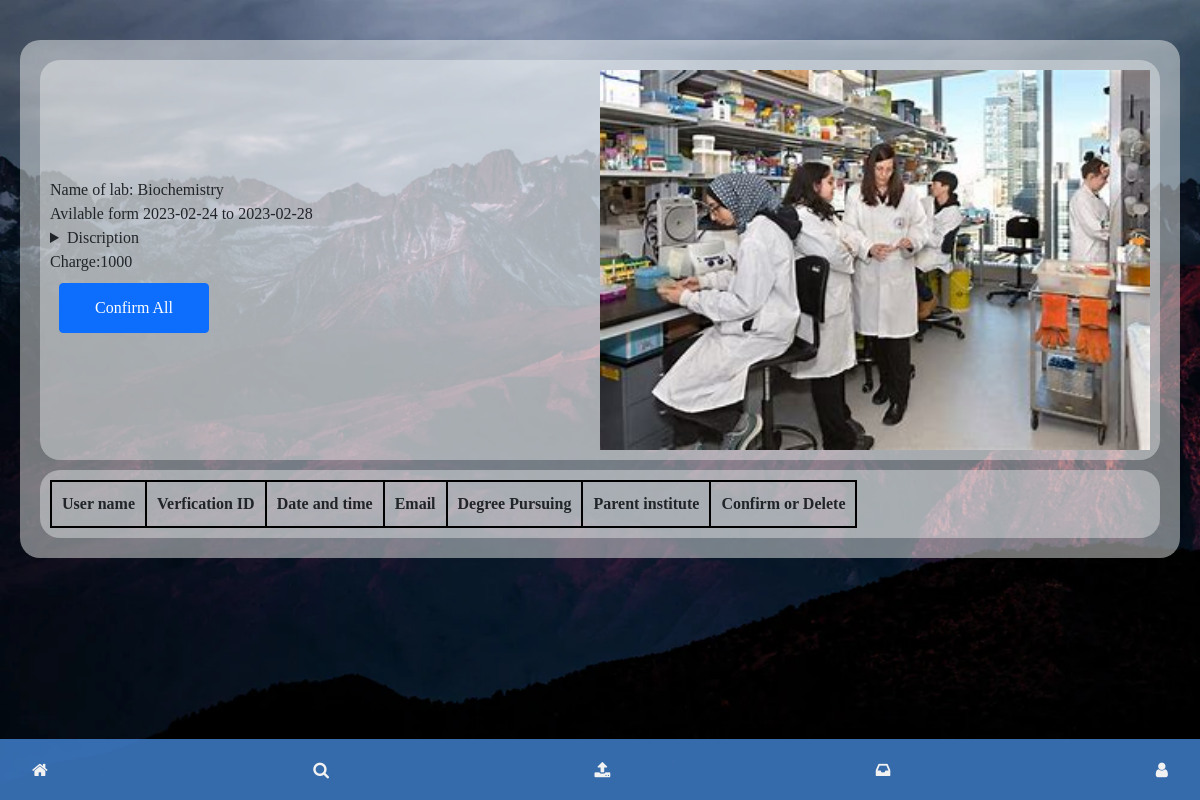
/361917/conformation (signed in), run on the app's committed database.
### website/data.py (models this page shows)
class Institutedata(bd.Model):
    id=bd.Column(bd.Integer, primary_key=True,default=random.randint(111111,999999))
    lab_name=bd.Column(bd.String(150))
    image=bd.Column(bd.String(200))
    discription=bd.Column(bd.String(500))
    date_posted=bd.Column(bd.DateTime(timezone=True) ,default=func.now())
    starting_date=bd.Column(bd.DateTime(timezone=True))
    ending_date=bd.Column(bd.DateTime(timezone=True))
    no_of_slots_per_lab=bd.Column(bd.Integer)
    charge_per_slot=bd.Column(bd.Integer)
    institute_id=bd.Column(bd.Integer, bd.ForeignKey('institute.id'))
    timmings=bd.relationship('Timming',backref='institutedataref')
    pending_requests=bd.relationship('Pending_requests',backref='insdataref')
    pending_requests_institute=bd.relationship('Pending_requests_institute',backref='insdataref')
    confirm_payment=bd.relationship('Confirm_payment',backref='insdataref')

### website/auth.py (the view)
@auth.route('/<post_id>/conformation')
@login_required
def conformation(post_id):
    post=Institutedata.query.get(int(post_id))
    lab=Pending_requests.query.filter_by(institutedata_id=int(post_id)).all()
    return render_template('conformation.html',labs=lab,posts=post)

### website/__init__.py (called while the page is built)
def create_app():
    from .views import views
    from .auth import auth
    app.register_blueprint(views, url_prefix="/")
    app.register_blueprint(auth, url_prefix="/")
    from .data import User,Institute,Institutedata,Userdata
    create_database(app)
    login_mamager=LoginManager()
    login_mamager.login_view='views.login'
    login_mamager.init_app(app)
    @login_mamager.user_loader
    def load_user(id):
        try:
            user=User.query.get(int(id))
            if user.type=='user':
                return user
            else:
                institute=Institute.query.get(int(id))
                return institute
        except:
                institute=Institute.query.get(int(id))
                return institute
    return app

### website/templates/conformation.html (shortened to what this page needs)
{% extends "base.html" %}
{% block search %}
    <div class="main-box">
        <div class="row g-0" style="height: 400px; margin:10px; background-color: #f8faf962;
        padding: 10px;
        border-radius: 20px;">
            <div class="col-lg-6 order-lg-2 right text-white showcase-img right" style="background-image:  url('{{posts.image}}');background-repeat: no-repeat; background-size: cover;"></div>
        <div class="col-lg-6 order-lg-1 my-auto showcase-text">
            <div>
                <spam class="lab">Name of lab: {{posts.lab_name}}</spam>
            </div>
            <div>
                <spam class="date">Avilable form {{posts.starting_date.date()}} to {{posts.ending_date.date()}}</spam>
            </div>
            <details><summary>Discription</summary>
            </details>
            <div class="price">Charge:{{posts.charge_per_slot}}</div>
            <div class="book-lab-region-book"><form action="confirm_all" method="POST">
                    <button type="submit" class="btn btn-primary" style="width:150px;">Confirm All</button></td>
                </form></div>
            </div>
        </div>
    <div style="margin:5px; display:flex; margin:10px; background-color: #f8faf962;
    padding: 10px;
    border-radius: 20px;">
        <table border='2px'>
            <tr>
                <th>User name</th>
                <th>Verfication ID</th>
                <th>Date and time</th>
                <th>Email</th>
                <th>Degree Pursuing</th>
                <th>Parent institute</th>
                <th>Confirm or Delete</th>
            </tr>
        </table>
    </div>
</div>
    {% endblock %}

### website/static/css/style1.css (style rules this page uses)
* { margin: 0; font-family: cursive; }
body { margin: auto; }

### data on the page
Institutedata: image (picture), lab_name "Biochemistry", starting_date "2023-02-24", ending_date "2023-02-28", charge_per_slot "1000"
